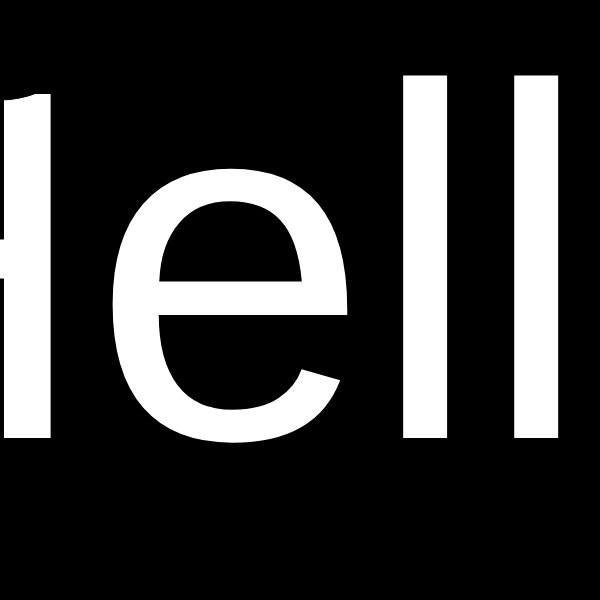
Frame 1 (no input)
Frame 60 (no input): identical to frame 1, image omitted
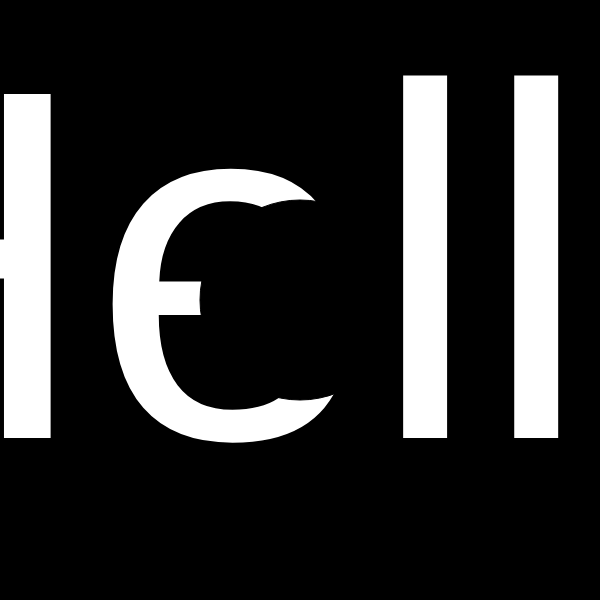
Frame 120 (the mouse pressed at the canvas centre since frame 60)

The p5.js sketch that drew these frames (run headless with seeded random() and noise() and a simulated clock; from frame 60 on, the mouse is pressed at the canvas centre):

// p5.js sketch
// ── sketch.js
/* - - Variables - - */
let reveal; // This is the layer we want to reveal
let mask; // This is the mask

/* - - Setup - - */
function setup() {
  createCanvas(600, 600);

  // Initial styling
  noStroke();

  // Create the reveal layer
  reveal = createGraphics(width, height);
  reveal.textSize(500);
  reveal.textAlign(CENTER, CENTER);
  reveal.fill(255);
  reveal.text("Hello", width / 2, height / 2);

  // Create the mask layer
  mask = createGraphics(width, height);
}

/* - - Draw - - */
function draw() {
  background(0);

  // Empty the mask
  mask.clear();

  // hide with cursor
  mask.fill(0, 255); // 255 = fully visible
  mask.ellipse(mouseX, mouseY, 200, 200); // Ellipse hides the area

  // now we simply invert the opacity of all pixels on the mask
  invertMaskOpacity(mask);

  // Make a copy of the reveal layer and apply the mask
  let visible = reveal.get();
  visible.mask(mask); // Apply the mask to the reveal layer

  // Draw the visible (masked) image on the canvas
  image(visible, 0, 0);
}

// Function to invert the opacity of all pixels in the mask
function invertMaskOpacity(mask) {
  mask.loadPixels();

  for (let i = 0; i < mask.pixels.length; i += 4) {
    // Invert the alpha channel (4th element in pixels array)
    mask.pixels[i + 3] = 255 - mask.pixels[i + 3]; // Invert alpha channel value
  }

  mask.updatePixels(); // Update the mask with inverted pixel values
}
